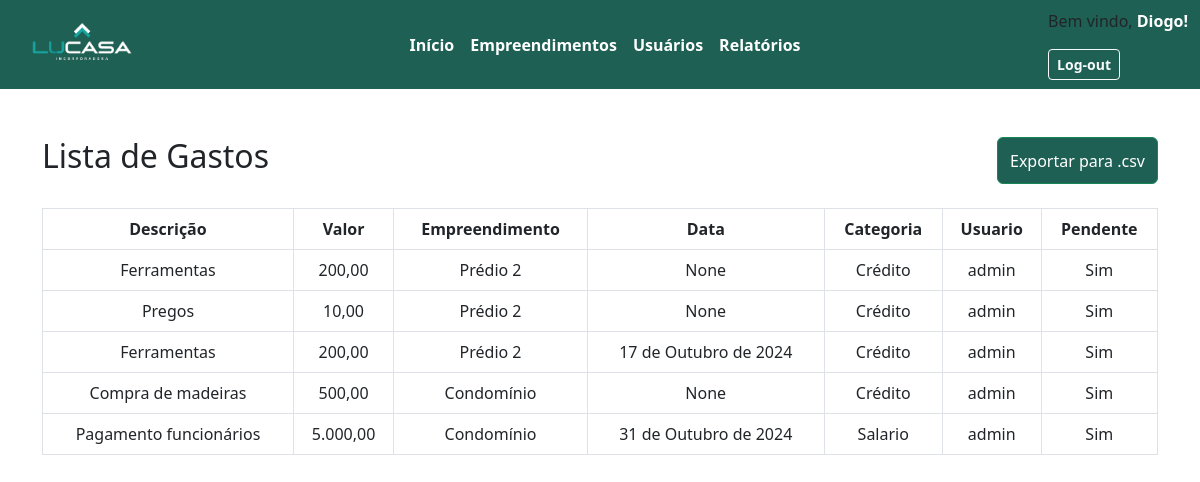
The app's page /listaGastos/ (signed in) with its own data.
### appteste/models.py (models this page shows, shortened)
class Mov_Financeira(models.Model):
    A_pagar = models.BooleanField(default=False)
    Descricao = models.TextField(max_length=200)
    Valor = models.DecimalField(max_digits=10, decimal_places=2)
    Data = models.DateField(default=datetime.now)
    Pendente = models.BooleanField(default=False)
    Categoria_Financeira = models.ForeignKey(Categoria_Financeira, on_delete=models.CASCADE)
    Empreendimento_id = models.ForeignKey(Empreendimento, on_delete=models.CASCADE)
    Usuario = models.CharField(max_length=25, default="")

class Empreendimento(models.Model):
    Nome = models.CharField(max_length=100, default="")
    Descricao = models.TextField(max_length=200)
    Data_inicio = models.DateField(default=datetime.now)
    Data_fim_prevista = models.DateField(default=datetime.now)
    Data_fim = models.DateField(default=datetime.now)
    UF = models.CharField(max_length=2, default="")
    Cidade = models.CharField(max_length=50, default="")
    Valor_total = models.FloatField()
    Ativo = models.BooleanField(default=True)
    Usuario_id = models.IntegerField(default=0)

class Categoria_Financeira(models.Model):
    Nome = models.CharField(max_length=50, default="")
    Descricao = models.CharField(max_length=100)
    Ativa = models.BooleanField(default=True)
    def __str__(self) -> str:
        return self.Descricao

### appteste/views.py (the view)
# urls.py: path('listaGastos/', views.listaGastos, name='listaGastos'),
def listaGastos(request):
    gastos = Mov_Financeira.objects.all().filter(A_pagar=True  ).order_by('Empreendimento_id')
    emp = Empreendimento.objects.all()
    context = {'gastos': gastos, 'emp':emp}
    if request.user.is_authenticated:
        return render(request, template_name='appteste/Gastos/listaGastos.html', context=context)
    else:
        return redirect('login')

### appteste/templates/appteste/Gastos/listaGastos.html (shortened to what this page needs)
{% extends "appteste/cabecalho.html" %}
{% block content%}
{% load static %}
<link href="{% static 'css/listas.css' %}" rel="stylesheet">
<body>
    <div class="container mt-5">
        <div style="display: flex; justify-content: space-between;">
            <h2>Lista de Gastos</h2>
            <button class="btn btn-success" onclick="exportTableToCSV('tabela', 'dados.csv')">Exportar para
                .csv</button>
        </div>
        <br>
        <table class="table table-bordered table-hover" id="tabela">
            <thead>
                <tr>
                    <th>Descrição</th>
                    <th>Valor</th>
                    <th>Empreendimento</th>
                    <th>Data</th>
                    <th>Categoria</th>
                    <th>Usuario</th>
                    <th>Pendente</th>
                </tr>
            </thead>
            <tbody>
                {% for gasto in gastos %}
                <tr>
                    <td>{{ gasto.Descricao }}</td>
                    <td>{{ gasto.Valor}}</td>
                    <td>{{ gasto.Empreendimento_id.Nome }}</td>
                    <td>{{ gasto.Data }}</td>
                    <td>{{ gasto.Categoria_Financeira }}</td>
                    <td>{{ gasto.Usuario }}</td>
                    <td>
                        {% if gasto.Pendente %}
                        Sim
                        {% else %}
                        Não
                        {% endif %}
                    </td>
                </tr>
                {% empty %}
                <tr>
                    <td colspan="4">Nenhum gasto cadastrado.</td>
                </tr>
                {% endfor %}
            </tbody>
        </table>
    </div>
</body>
{% endblock %}

### appteste/templates/appteste/cabecalho.html (shortened to what this page needs)
<!DOCTYPE html>
<html lang="pt-BR">
<head>
    {% load static %}
    <link href="https://cdn.jsdelivr.net/npm/bootstrap@5.3.0/dist/css/bootstrap.min.css" rel="stylesheet">
    <link href="{% static 'css/cabecalho.css' %}" rel="stylesheet">
</head>
<body>
    <nav class="navbar navbar-expand-lg">
        <div class="container-fluid d-flex justify-content-between align-items-center">
            <a href="{% url 'home' %}" class="Logo">
                <img src="{% static 'imagens/LogoLucasa.png' %}" alt="Logo" class="logo-img">
            </a>
            <div class="collapse navbar-collapse" id="navbarNav">
                <ul class="navbar-nav mx-auto">
                    <li class="nav-item">
                        <a class="nav-link" href="/"><strong>Início</strong></a>
                    </li>
                    <li class="nav-item">
                        <a class="nav-link" href="../listaEmpreendimento/"><strong>Empreendimentos</strong></a>
                    </li>
                    <li class="nav-item">
                        <a class="nav-link" href="../mostrarUsuarios/"><strong>Usuários</strong></a>
                    </li>
                    <li class="nav-item">
                        <a class="nav-link" href="../listaGastos/"><strong>Relatórios</strong></a>
                    </li>
                </ul>
            </div>
            <div>
                {% if user.is_authenticated %}
                    <p>Bem vindo, <strong style="color: white;">{{ user.username }}!</strong></p>
                    <form method="post" action="{% url 'logout' %}">
                        <button type="submit" class="btn btn-outline-light btn-sm"><strong>Log-out</strong></button>
                    </form>
                {% else %}
                    <p style="color: white;">Bem vindo, <strong>visitante!</strong></p>
                    <form method="post" action="{% url 'login' %}">
                        {% csrf_token %}
                        <button type="submit" class="btn btn-outline-light btn-sm"><strong>Log-in</strong></button>
                    </form>
                {% endif %}
            </div>
        </div>
    </nav>
    {% block content %}
    {% endblock %}
</body>
</html>

### appteste/static/css/cabecalho.css (style rules this page uses)
.navbar { background-color: #1e6054; }
.nav-link { color: #ffffff; }
.Logo { display: inline-block; padding: 0; margin: 0; }
.logo-img { max-width: 150px; height: auto; }

### appteste/static/css/listas.css (style rules this page uses)
body { background-color: #ffffff; }
th { text-align: center; }
td { text-align: center; }
.btn-success { background-color: #1e6054; }
a { color: #ffffff; text-decoration: none; }

### records on screen
Mov_Financeira: Descricao "Ferramentas", Valor "200,00", Empreendimento_id.Nome "Prédio 2", Data "None", Categoria_Financeira "Crédito", Usuario "admin", Pendente "Sim"
Mov_Financeira: Descricao "Pregos", Valor "10,00", Empreendimento_id.Nome "Prédio 2", Data "None", Categoria_Financeira "Crédito", Usuario "admin", Pendente "Sim"
Mov_Financeira: Descricao "Ferramentas", Valor "200,00", Empreendimento_id.Nome "Prédio 2", Data "17 de Outubro de 2024", Categoria_Financeira "Crédito", Usuario "admin", Pendente "Sim"
Mov_Financeira: Descricao "Compra de madeiras", Valor "500,00", Empreendimento_id.Nome "Condomínio", Data "None", Categoria_Financeira "Crédito", Usuario "admin", Pendente "Sim"
Mov_Financeira: Descricao "Pagamento funcionários", Valor "5.000,00", Empreendimento_id.Nome "Condomínio", Data "31 de Outubro de 2024", Categoria_Financeira "Salario", Usuario "admin", Pendente "Sim"

### other values on screen
{{ user.username }} "Diogo"
